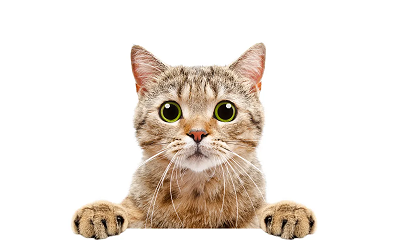
#> input picture resources/pics/cat2.png, 400 x 240 px
$ python example2.py
#> lines starting #> are read from the running program, lines starting #| are printed output that depends on the picture
# RGB эффект

import cv2
import numpy as np

# Загружаем и сразу показываем изображение
image = cv2.imread("pics/cat2.png")
#> image is the input picture: shape (240, 400, 3); mean B, G, R 219.6, 227.1, 235.3
cv2.imshow("Image", image)

image[:, ::3, 0] = 0
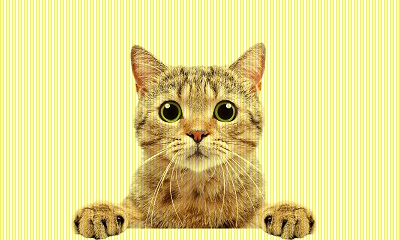
#> image: shape (240, 400, 3); mean B, G, R 145.9, 227.1, 235.3
image[:, ::3, 1] = 0
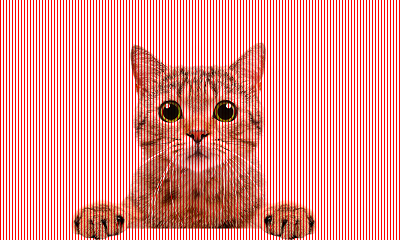
#> image: shape (240, 400, 3); mean B, G, R 145.9, 151, 235.3

image[:, 1::3,  1] = 0
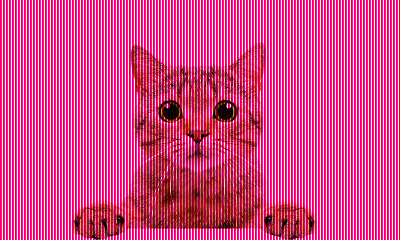
#> image: shape (240, 400, 3); mean B, G, R 145.9, 75.5, 235.3
image[:, 1::3, 2] = 0
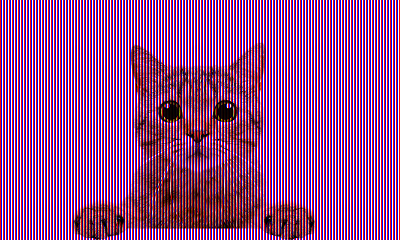
#> image: shape (240, 400, 3); mean B, G, R 145.9, 75.5, 157.1

image[:, 2::3, 0] = 0
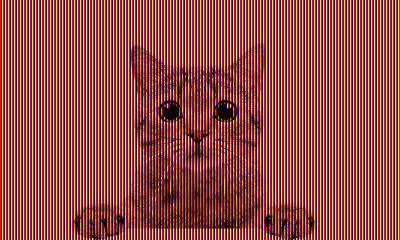
#> image: shape (240, 400, 3); mean B, G, R 73, 75.5, 157.1
image[:, 2::3, 2] = 0
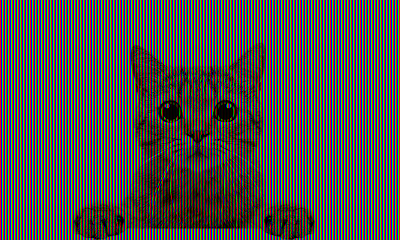
#> image: shape (240, 400, 3); mean B, G, R 73, 75.5, 78.9

# Показываем результат
cv2.imshow("RGB", image)
# Задерживаем программу до нажатия на кнопку
cv2.waitKey(0)

$ run again, with resources/pics/cat3.png copied over resources/pics/cat2.png
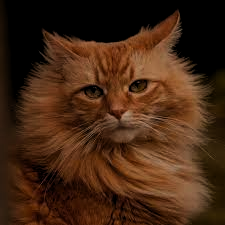
#> input picture resources/pics/cat3.png, 225 x 225 px
#> image is the input picture: shape (225, 225, 3); mean B, G, R 19.4, 38.8, 67.9
#> `image[:, 2::3, 0] = 0`:
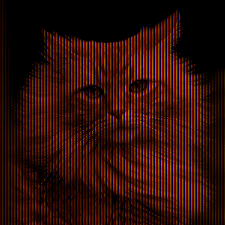
#> image: shape (225, 225, 3); mean B, G, R 6.5, 12.9, 45.3
#> `image[:, 2::3, 2] = 0`:
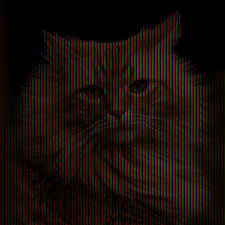
#> image: shape (225, 225, 3); mean B, G, R 6.5, 12.9, 22.7
